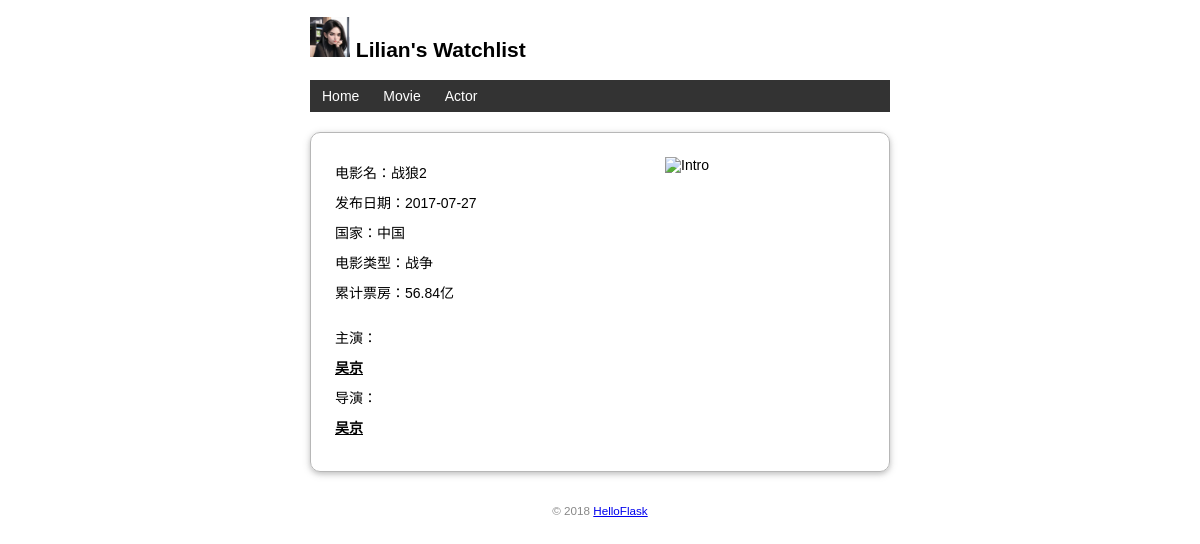
Page /movie_detail/1001 on the committed database.
### app.py (models this page shows)
class MovieInfo(db.Model):
    movie_id = db.Column(db.String(10), primary_key=True, nullable=True)
    movie_name = db.Column(db.String(20), nullable=True)
    release_date = db.Column(db.String(20))
    country = db.Column(db.String(20))
    movie_type = db.Column(db.String(10))
    year = db.Column(db.Integer)
    box = db.Column(db.Float)

class ActorInfo(db.Model):
    actor_id = db.Column(db.String(10), primary_key=True, nullable=True)
    actor_name = db.Column(db.String(20), nullable=True)
    gender = db.Column(db.String(2), nullable=True)
    country = db.Column(db.String(20))

### app.py (the view)
@app.route('/movie_detail/<movie_id>')
def movie_detail(movie_id):
    movie = MovieInfo.query.get(movie_id)
    relations = MovieActorRelation.query.filter_by(movie_id=movie_id)
    actors, directors = [], []
    for relation in relations:
        if relation.relation_type == '主演':
            actors.append(ActorInfo.query.get(relation.actor_id))
        else:
            directors.append(ActorInfo.query.get(relation.actor_id))
    return render_template('movie_detail.html',movie_id=movie_id, movie=movie, actors=actors, directors=directors)

### app.py (called while the page is built)
@app.context_processor
def inject_context():
    return dict(name="Lilian")

### templates/movie_detail.html (shortened to what this page needs)
{% extends 'base.html' %}
{% block content %}
<div class="card">
    <span>
        <div>电影名：{{movie.movie_name}}</div>
        <div>发布日期：{{movie.release_date}}</div>
        <div>国家：{{movie.country}}</div>
        <div>电影类型：{{movie.movie_type}}</div>
        <div>累计票房：{{movie.box}}亿</div>
        <div class="work">
            <div>主演：</div>
            {% if actors|length > 0 %}
                {% for actor in actors %}
                <div class="redirect" onclick="MovieDetailToActorDetail('{{actor.actor_id}}')">{{actor.actor_name}}</div>
                {% endfor %}
            {% else %}
                <a>无</a>
            {% endif %}
            <div>导演：</div>
            {% if directors|length > 0 %}
                {% for director in directors %}
                <div class="redirect" onclick="MovieDetailToActorDetail('{{director.actor_id}}')">{{director.actor_name}}</div>
                {% endfor %}
            {% else %}
                <a>无</a>
            {% endif %}
        </div>
    </span>
    <img id="intro_pic" alt="Intro" class="intro_pic" src="">
</div>
{% endblock %}

### static/css/style.css (style rules this page uses)
body { margin: auto; max-width: 580px; font-size: 14px; font-family: Helvetica, Arial, sans-serif; }
.card { display: flex; margin: 20px 0px; padding: 24px 24px; border: 1px solid #b7b7b7; border-radius: 10px; box-shadow: 0 2px 5px 0 rgba(0, 0, 0, 0.16), 0 2px 10px 0 rgba(0, 0, 0, 0.12); }
.card span div { padding: 5px 0px; }
.work { margin-top: 10px; }
.intro_pic { width: 200px; margin-left: auto; }
.redirect { font-weight: 1000; text-decoration: underline; cursor: pointer; display: inline-block; font-family:'Gill Sans', 'Gill Sans MT', Calibri, 'Trebuchet MS', sans-serif; }

### rows in the picture
MovieInfo: movie_name "战狼2", release_date "2017-07-27", country "中国", movie_type "战争", box "56.84"
ActorInfo: actor_name "吴京"

### other values in the picture
{{ name }} "Lilian"
